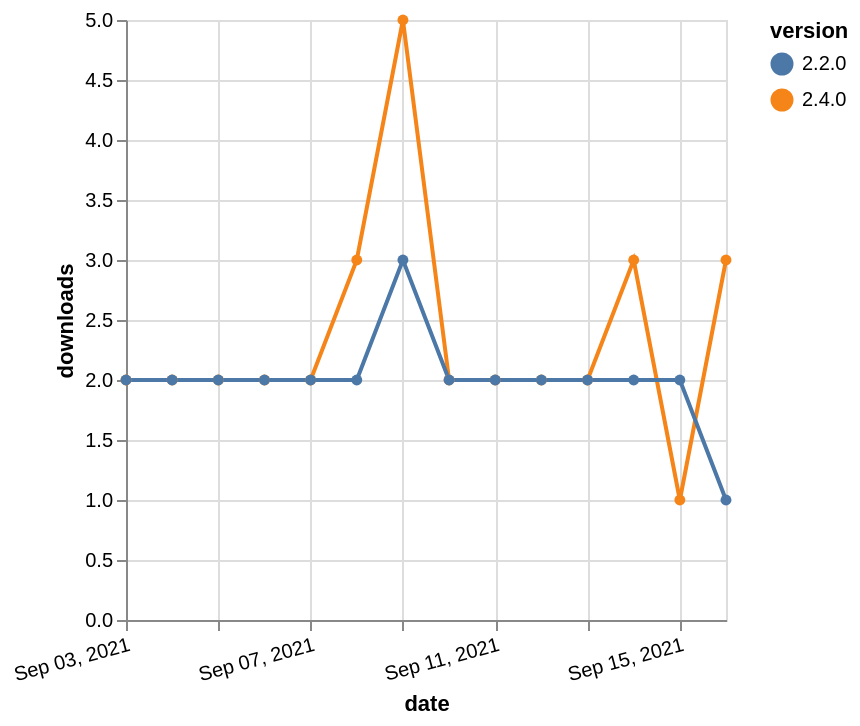

Source (Vega-Lite JSON):
### Vega-Lite specification from a JSON file in a GitHub repository (floating-point values rounded to 4 significant figures)
{"$schema": "https://vega.github.io/schema/vega-lite/v5.json", "description": "A simple bar chart with embedded data.", "data": {"values": [{"date": "2021-09-03", "total": 3651, "delta": 2, "version": "2.4.0"}, {"date": "2021-09-04", "total": 3653, "delta": 2, "version": "2.4.0"}, {"date": "2021-09-05", "total": 3655, "delta": 2, "version": "2.4.0"}, {"date": "2021-09-06", "total": 3657, "delta": 2, "version": "2.4.0"}, {"date": "2021-09-07", "total": 3659, "delta": 2, "version": "2.4.0"}, {"date": "2021-09-08", "total": 3662, "delta": 3, "version": "2.4.0"}, {"date": "2021-09-09", "total": 3667, "delta": 5, "version": "2.4.0"}, {"date": "2021-09-10", "total": 3669, "delta": 2, "version": "2.4.0"}, {"date": "2021-09-11", "total": 3671, "delta": 2, "version": "2.4.0"}, {"date": "2021-09-12", "total": 3673, "delta": 2, "version": "2.4.0"}, {"date": "2021-09-13", "total": 3675, "delta": 2, "version": "2.4.0"}, {"date": "2021-09-14", "total": 3678, "delta": 3, "version": "2.4.0"}, {"date": "2021-09-15", "total": 3679, "delta": 1, "version": "2.4.0"}, {"date": "2021-09-16", "total": 3682, "delta": 3, "version": "2.4.0"}, {"date": "2021-09-03", "total": 2725, "delta": 2, "version": "2.2.0"}, {"date": "2021-09-04", "total": 2727, "delta": 2, "version": "2.2.0"}, {"date": "2021-09-05", "total": 2729, "delta": 2, "version": "2.2.0"}, {"date": "2021-09-06", "total": 2731, "delta": 2, "version": "2.2.0"}, {"date": "2021-09-07", "total": 2733, "delta": 2, "version": "2.2.0"}, {"date": "2021-09-08", "total": 2735, "delta": 2, "version": "2.2.0"}, {"date": "2021-09-09", "total": 2738, "delta": 3, "version": "2.2.0"}, {"date": "2021-09-10", "total": 2740, "delta": 2, "version": "2.2.0"}, {"date": "2021-09-11", "total": 2742, "delta": 2, "version": "2.2.0"}, {"date": "2021-09-12", "total": 2744, "delta": 2, "version": "2.2.0"}, {"date": "2021-09-13", "total": 2746, "delta": 2, "version": "2.2.0"}, {"date": "2021-09-14", "total": 2748, "delta": 2, "version": "2.2.0"}, {"date": "2021-09-15", "total": 2750, "delta": 2, "version": "2.2.0"}, {"date": "2021-09-16", "total": 2751, "delta": 1, "version": "2.2.0"}]}, "width": "container", "mark": {"type": "line", "point": {"filled": true}}, "encoding": {"x": {"field": "date", "type": "temporal", "timeUnit": "yearmonthdate", "title": "date", "axis": {"labelAngle": -15}}, "y": {"field": "delta", "type": "quantitative", "title": "downloads"}, "color": {"field": "version", "type": "nominal"}, "tooltip": {"field": "delta"}}}
